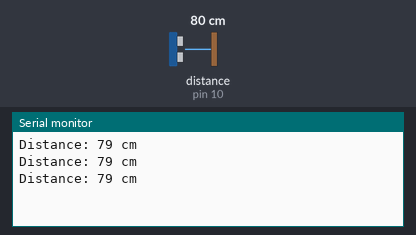
This sketch was run on a simulated Arduino Uno, built with avr-gcc and run on an emulated ATmega328P. Parts: the last lines printed to the serial monitor. Wiring (inferred from the names in the program): ultrasonic range finder: trigger pin 9; echo pin 10. Inputs (shaded band) come from the test bench; at power-on: distance to the obstacle (sensor on pin 10) 80 cm. The echo pulse lasts 58.3 µs per cm.

Above: at 1.3 s.
1.4 s: distance to the obstacle (sensor on pin 10) set to 2 cm
At 1.9 s:
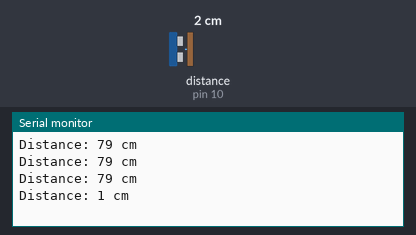
2.9 s: distance to the obstacle (sensor on pin 10) set to 4 cm
At 3.4 s:
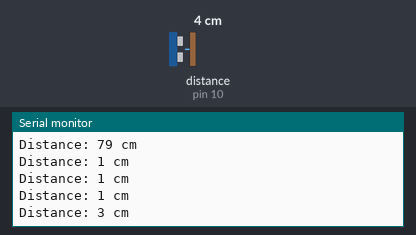
Timing chart, 0 to 5.9 s (numbered marks = the images above; inputs shaded):
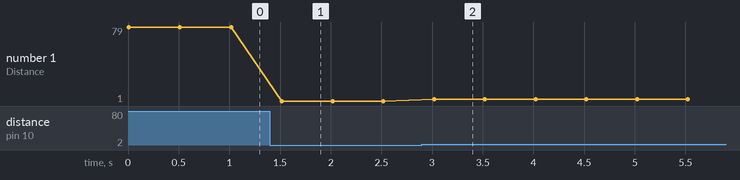

Measured:
- after the input at 1.4 s, the serial monitor: prints a new line after 0.12 s (image 1)
- after the input at 2.9 s, the serial monitor: prints a new line after 0.12 s (image 2)
- plotted number 1: 79 → 1 after the input at 1.4 s, 1 → 3 after the input at 2.9 s

The sketch:

ultrasonicSensorProject.ino
```cpp
// Define pins for the ultrasonic sensor
#define TRIG_PIN 9  // Trigger pin of the ultrasonic sensor
#define ECHO_PIN 10 // Echo pin of the ultrasonic sensor

void setup() {
  // Initialize pin modes
  pinMode(TRIG_PIN, OUTPUT);
  pinMode(ECHO_PIN, INPUT);
  // Start serial communication for debugging
  Serial.begin(9600);
}

void loop() {
  long duration, distance;

  // Clear the trigger pin
  digitalWrite(TRIG_PIN, LOW);
  delayMicroseconds(2);

  // Send a 10 microsecond pulse to trigger the sensor
  digitalWrite(TRIG_PIN, HIGH);
  delayMicroseconds(10);
  digitalWrite(TRIG_PIN, LOW);

  // Measure the duration of the echo pulse
  duration = pulseIn(ECHO_PIN, HIGH);

  // Calculate the distance based on the speed of sound
  distance = (duration / 2) / 29.1; // Convert to centimeters

  // Print the distance to the serial monitor
  Serial.print("Distance: ");
  Serial.print(distance);
  Serial.println(" cm");

  // Wait before next measurement
  delay(500);
}
```
